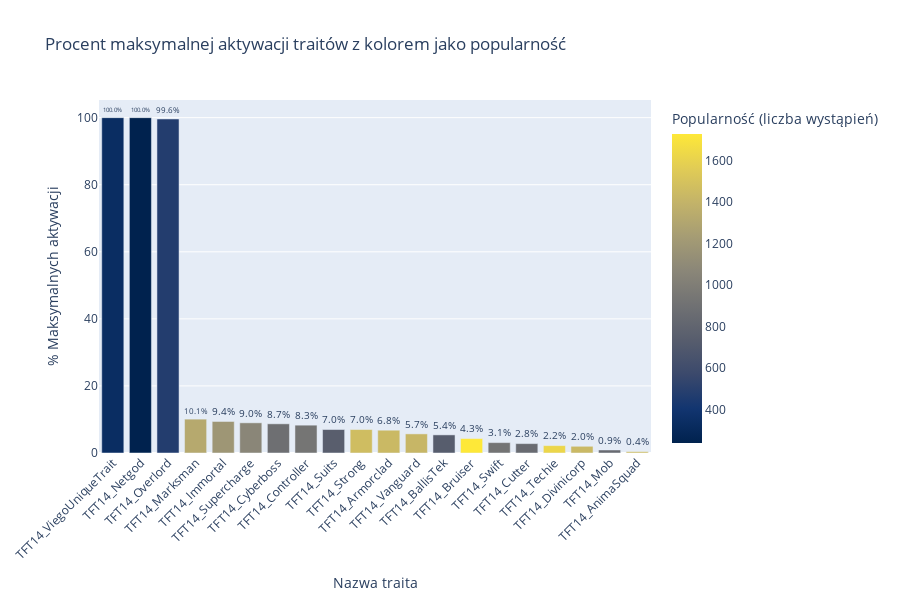

Source (notebook cell):
### Code cell
sorted_df = merged.sort_values(by='maxed_percent', ascending=False).reset_index(drop=True)
top_traits = sorted_df.head(3)
middle_traits = sorted_df.iloc[6:23]
bottom_traits = sorted_df.iloc[41:49]

sampled = pd.concat([top_traits, middle_traits, bottom_traits]).drop_duplicates()
fig = px.bar(
    sampled,
    x='trait_name',
    y='maxed_percent',
    color='total_count', 
    color_continuous_scale='Cividis',
    title='Procent maksymalnej aktywacji traitów z kolorem jako popularność',
    labels={
        'trait_name': 'Nazwa traita',
        'maxed_percent': 'Ile % jest ulepszone na maxa',
        'total_count': 'Popularność (liczba wystąpień)'
    },
    text='maxed_percent'
)

fig.update_traces(texttemplate='%{text:.1f}%', textposition='outside')
fig.update_layout(
    xaxis_tickangle=-45,
    yaxis_title='% Maksymalnych aktywacji',
    height=600
)

fig.show()

### Figure 1 — Plotly figure (JSON) as saved in the notebook; plotly's stock layout.template omitted (floating-point values rounded to 4 significant figures)
{"data": [{"hovertemplate": "Nazwa traita=%{x}<br>Ile % jest ulepszone na maxa=%{text}<br>Popularność (liczba wystąpień)=%{marker.color}<extra></extra>", "legendgroup": "", "marker": {"color": [335, 240, 474, 1329, 1190, 1070, 887, 931, 747, 1462, 1437, 1419, 738, 1729, 929, 855, 1624, 1435, 855, 1473], "coloraxis": "coloraxis", "pattern": {"shape": ""}}, "name": "", "orientation": "v", "showlegend": false, "text": [100.0, 100.0, 99.6, 10.1, 9.4, 9.0, 8.7, 8.3, 7.0, 7.0, 6.8, 5.7, 5.4, 4.3, 3.1, 2.8, 2.2, 2.0, 0.9, 0.4], "textposition": "outside", "texttemplate": "%{text:.1f}%", "type": "bar", "x": ["TFT14_ViegoUniqueTrait", "TFT14_Netgod", "TFT14_Overlord", "TFT14_Marksman", "TFT14_Immortal", "TFT14_Supercharge", "TFT14_Cyberboss", "TFT14_Controller", "TFT14_Suits", "TFT14_Strong", "TFT14_Armorclad", "TFT14_Vanguard", "TFT14_BallisTek", "TFT14_Bruiser", "TFT14_Swift", "TFT14_Cutter", "TFT14_Techie", "TFT14_Divinicorp", "TFT14_Mob", "TFT14_AnimaSquad"], "xaxis": "x", "y": [100.0, 100.0, 99.6, 10.1, 9.4, 9.0, 8.7, 8.3, 7.0, 7.0, 6.8, 5.7, 5.4, 4.3, 3.1, 2.8, 2.2, 2.0, 0.9, 0.4], "yaxis": "y"}], "layout": {"barmode": "relative", "coloraxis": {"colorbar": {"title": {"text": "Popularność (liczba wystąpień)"}}, "colorscale": [[0, "#00224e"], [0.1111, "#123570"], [0.2222, "#3b496c"], [0.3333, "#575d6d"], [0.4444, "#707173"], [0.5556, "#8a8678"], [0.6667, "#a59c74"], [0.7778, "#c3b369"], [0.8889, "#e1cc55"], [1, "#fee838"]]}, "height": 600, "legend": {"tracegroupgap": 0}, "title": {"text": "Procent maksymalnej aktywacji traitów z kolorem jako popularność"}, "xaxis": {"anchor": "y", "domain": [0, 1], "tickangle": -45, "title": {"text": "Nazwa traita"}}, "yaxis": {"anchor": "x", "domain": [0, 1], "title": {"text": "% Maksymalnych aktywacji"}}}}
